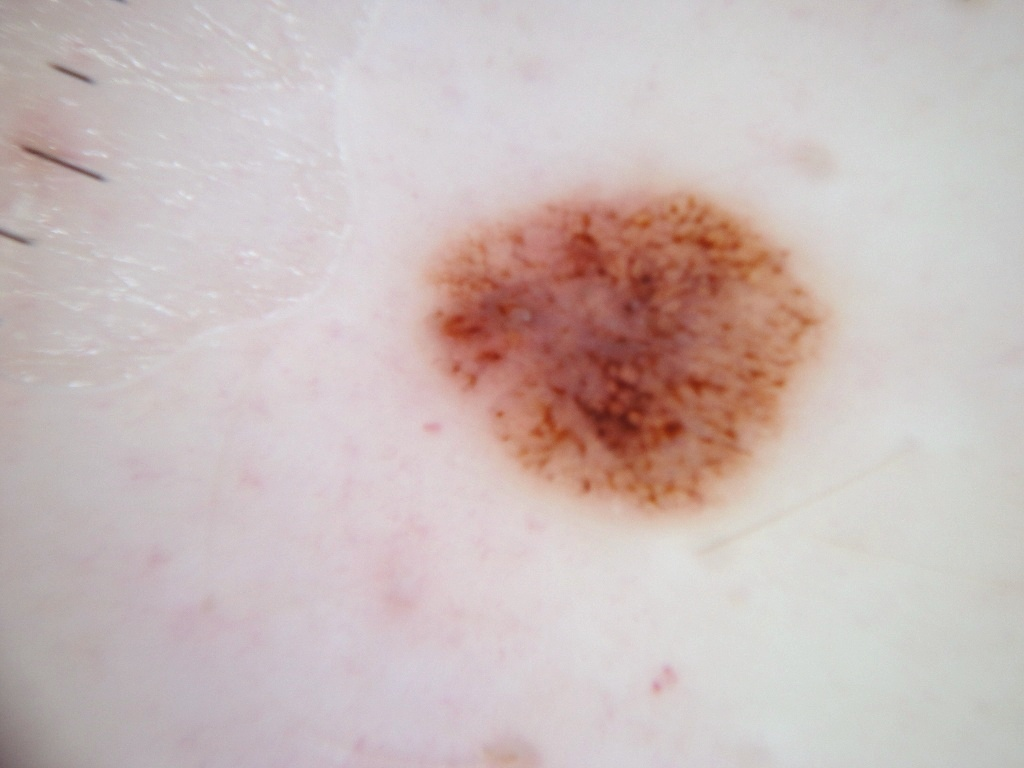
#> input picture Assignments/dataset/test/SL_001.jpg, 1024 x 768 px, given in place of SL_007.jpg, which was not available
$ jupyter execute --allow-errors 'Graph, Slic and Graphcut.ipynb'   (text cells are left out)
#> lines starting #> are read from the running program, lines starting #| are printed output that depends on the picture; after the words box and inside, x2 and y2 are one past the last pixel; in counts of white or black regions, pixels touching at a corner belong together; pictures that were not available may be replaced by others from this repository, and a replacement may not be noted
#> further down, image is the input picture: shape (768, 1024, 3); mean B, G, R 186.1, 187.9, 202.4
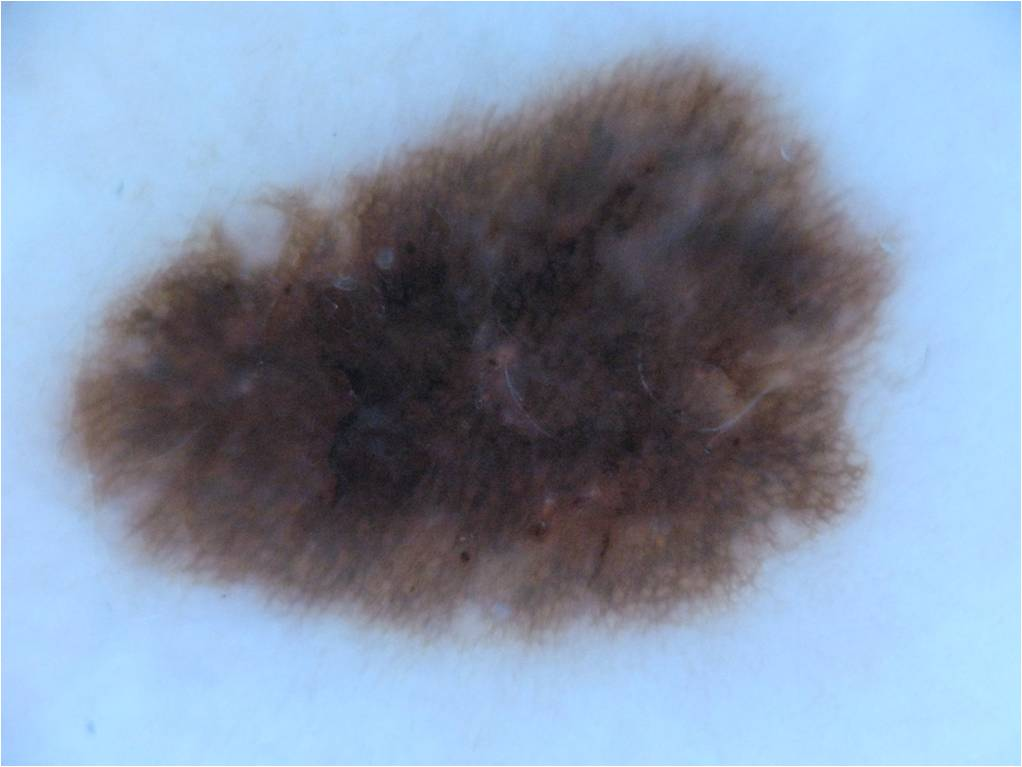
#> input picture Assignments/dataset/test/SL_002.jpg, 1022 x 767 px, given in place of SL_GT_007.png, which was not available
#> `gt_image= cv2.imread(gt,0)`:
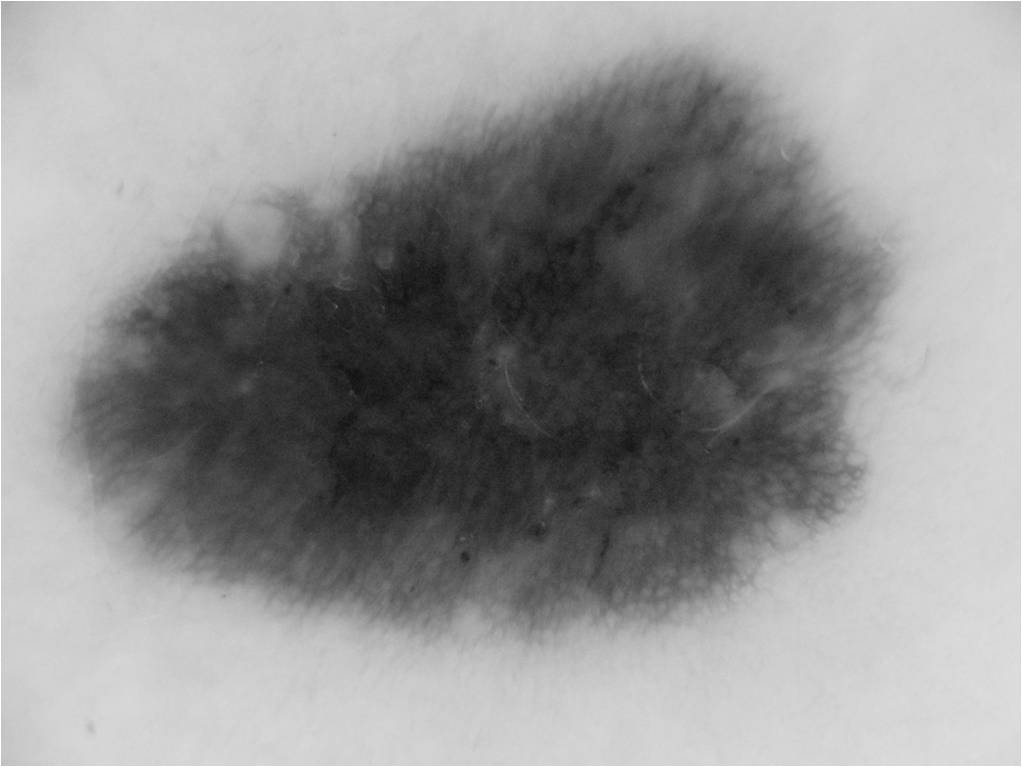
#> gt_image: shape (767, 1022); min 17, max 255, mean 146
[cell 1]
import cv2
import numpy as np
from matplotlib import pyplot as plt
from skimage.segmentation import felzenszwalb, slic, random_walker
from skimage.segmentation import mark_boundaries, find_boundaries, relabel_sequential
from skimage.color import label2rgb

[cell 2]
selected = ['007','010', '011','016', '023','029','035','038','042','048' ]
image_arr=[]
gt_arr=[]

#> (the rest of this cell did not finish here and is left out)

[cell 3]
def printImageArr(image_arr,x,y,size):
#> called with x = 16, y = 10, size = 10
    plt.figure(figsize=(x,y))

    for index,image in enumerate(image_arr):
        plt.subplot(1,size,index+1), plt.imshow(image_arr[index],cmap='gray')
        plt.xlabel(str(selected[index])), plt.xticks([]), plt.yticks([])
#> this loop made 2 passes
    plt.show()

[cell 4]
printImageArr(image_arr,16,10,10)
#> (the rest of this cell did not finish here and is left out)

#> the loop in printImageArr, `for index,image in enumerate(image_arr):` made 2 passes
#> image on pass 2: None

[cell 5]
kernelSize=(9,9)
blur_arr=list(map(lambda x:cv2.GaussianBlur(x, kernelSize,100),image_arr))
#> blur_arr = 2 items
printImageArr(image_arr,16,10,10)
printImageArr(blur_arr,16,10,10)
#> call 4 of printImageArr, with x = 16, y = 10, size = 10
#> the loop in printImageArr (call 4), `for index,image in enumerate(image_arr):` made 2 passes
#> in printImageArr (call 4), `plt.show()`:
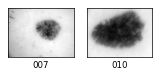
#> figure drawn by matplotlib, 2 panels

[cell 6]
fz_segments = list(map(lambda x: felzenszwalb(x, scale=70, sigma=0.5, min_size=150),blur_arr))
#> fz_segments = 2 items
#print(fz_segments)

[cell 7]
fz_boundaries=[]
for x in range (len(fz_segments)):
    fz_boundary = mark_boundaries(blur_arr[x], fz_segments[x])
    fz_boundaries.append(fz_boundary)
#> this loop made 2 passes
#> pass 2, `fz_boundary = mark_boundaries(blur_arr[x], fz_segments[x])`:
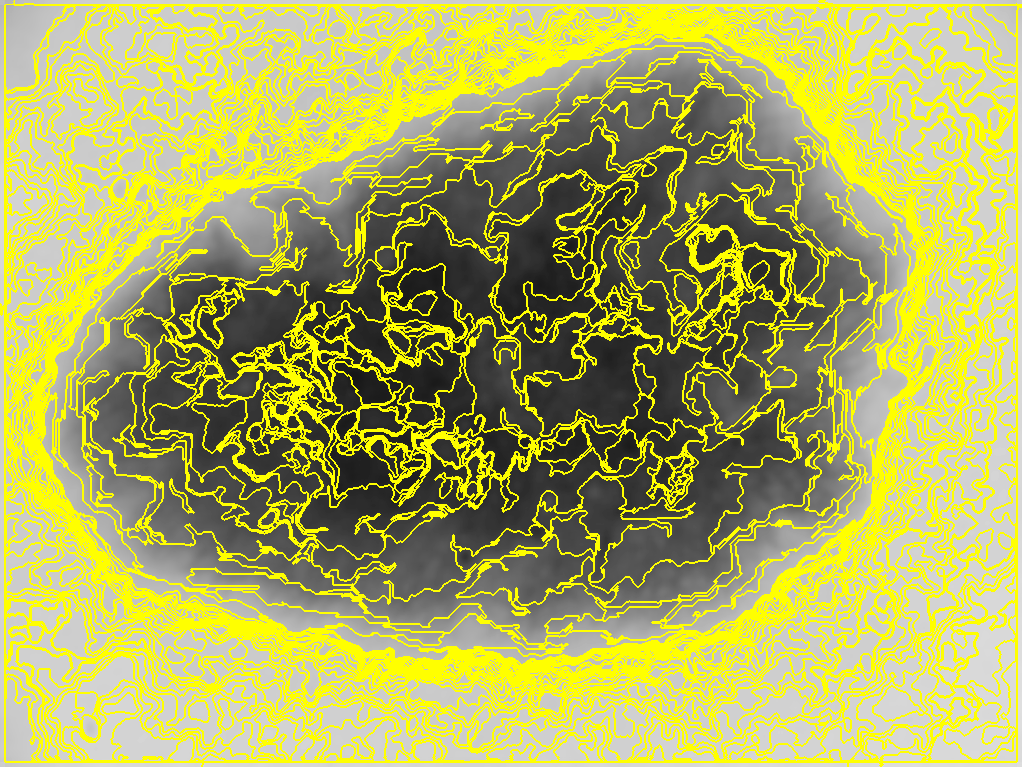
#> fz_boundary: shape (767, 1022, 3) float64; mean R, G, B 0.683, 0.683, 0.373
#> after the loop, fz_boundaries = 2 items

printImageArr(fz_boundaries,16,10,10)

[cell 8]
fz_results=[]
for x in range (len(fz_boundaries)):
    bgc= np.round(np.mean(blur_arr[x][fz_segments[x]==0],axis=0))
    fz_result = label2rgb(fz_segments[x],blur_arr[x],kind='avg',bg_label=0,bg_color=bgc)
    fz_result = cv2.threshold(fz_result,140,255,cv2.THRESH_BINARY)[1]
    fz_result = cv2.bitwise_not(fz_result)
    fz_results.append(fz_result)
#> this loop made 2 passes
#> bgc on passes 1 to 2: 164, 206
#> pass 1, `fz_result = cv2.threshold(fz_result,140,255,cv2.THRESH_BINARY)[1]`:
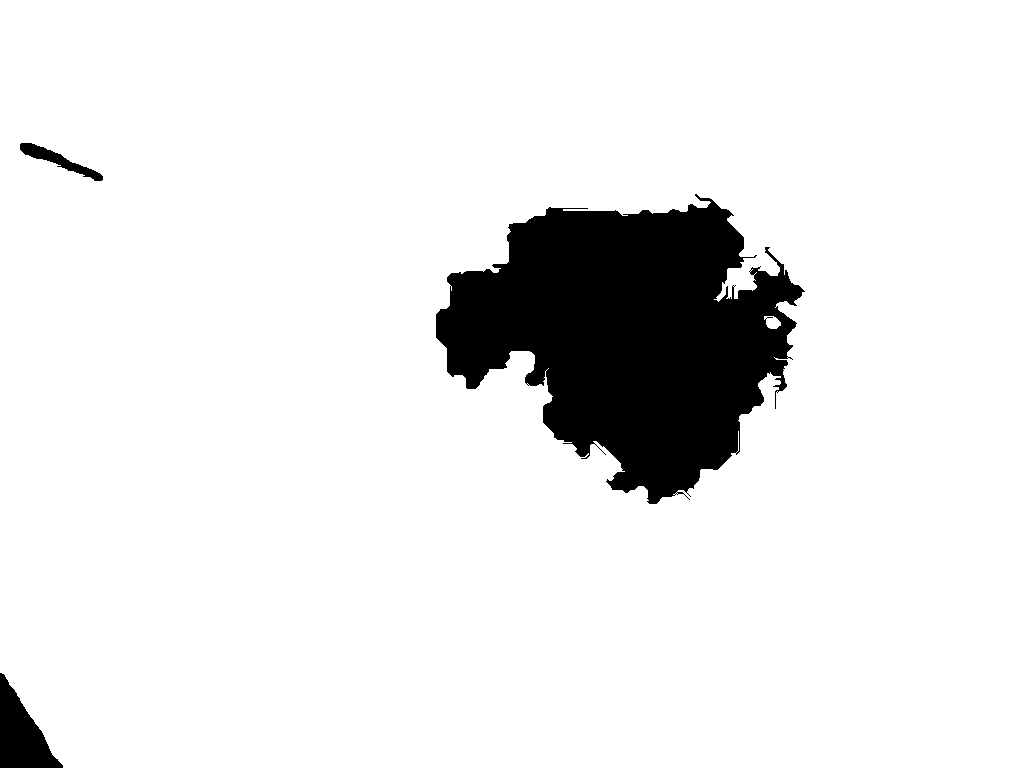
#> fz_result: shape (768, 1024, 3); 90.9% white; 3 black regions, box (x1, y1, x2, y2) and area: (436, 194, 805, 504) 67755, (0, 673, 63, 768) 3137, (20, 143, 103, 181) 861
#> after the loop, fz_results = 2 items

#> (the rest of this cell did not finish here and is left out)

[cell 9]
slic_segments = list(map(lambda x: slic(x,n_segments=128,sigma=5,channel_axis=None),blur_arr))
#> slic_segments = 2 items

[cell 10]
slic_boundaries=[]
for x in range (len(slic_segments)):
    slic_boundary = mark_boundaries(blur_arr[x], slic_segments[x])
    slic_boundaries.append(slic_boundary)
#> after the loop, slic_boundaries = 2 items

printImageArr(slic_boundaries,16,10,10)

[cell 11]
slic_results=[]
for x in range (len(slic_boundaries)):
    bgc= np.round(np.mean(blur_arr[x][slic_segments[x]==0],axis=0))
    slic_result = label2rgb(slic_segments[x],blur_arr[x],kind='avg',bg_label=0,bg_color=bgc)
    slic_result = cv2.threshold(slic_result,140,255,cv2.THRESH_BINARY)[1]
    slic_result = cv2.bitwise_not(slic_result)
    slic_results.append(slic_result)
#> this loop made 2 passes
#> after the loop, slic_results = 2 items

#> (the rest of this cell did not finish here and is left out)

[cell 12]
gc_image = blur_arr[1]
#> (the rest of this cell did not finish here and is left out)

[cell 13]
# Define boundary rectangle containing the foreground object
height, width = gc_image.shape
#> height = 767; width = 1022
left_margin_proportion = 0.2
right_margin_proportion = 0.2
up_margin_proportion = 0.1
down_margin_proportion = 0.1

boundary_rectangle = (
    int(width * left_margin_proportion),
    int(height * up_margin_proportion),
    int(width * (1 - right_margin_proportion)),
    int(height * (1 - down_margin_proportion)),
)
#> boundary_rectangle = (204, 76, 817, 690)

# Set the seed for reproducibility purposes
cv2.setRNGSeed(0)

#Remove alpha channel
gc_image=cv2.cvtColor(gc_image, cv2.COLOR_GRAY2BGR)
#> gc_image: shape (767, 1022, 3)

# Initialize GrabCut mask image, that will store the segmentation results
mask = np.zeros((height, width), np.uint8)

# Arrays used by the algorithm internally
background_model = np.zeros((1, 65), np.float64)
foreground_model = np.zeros((1, 65), np.float64)

number_of_iterations = 10

cv2.grabCut(
    img=gc_image,
    mask=mask,
    rect=boundary_rectangle,
    bgdModel=background_model,
    fgdModel=foreground_model,
    iterCount=number_of_iterations,
    mode=cv2.GC_INIT_WITH_RECT,
)

grabcut_mask = np.where((mask == cv2.GC_PR_BGD) | (mask == cv2.GC_BGD), 0, 1).astype(
    "uint8"
)

segmented_image = gc_image.copy() * grabcut_mask[:, :, np.newaxis]

[cell 14]
plt.imshow(segmented_image), plt.xticks([]), plt.yticks([])
plt.show()

[cell 15]
# Binarize input image
gray_image = cv2.cvtColor(gc_image, cv2.COLOR_BGR2GRAY)

_,binarized_image = cv2.threshold(gray_image, 128, 255, cv2.THRESH_OTSU)
#> binarized_image: shape (767, 1022); 60% white; 1 black region, box (x1, y1, x2, y2) and area: (75, 65, 880, 629) 313741
#binarized_image = cv2.adaptiveThreshold(gray_image,255,cv2.ADAPTIVE_THRESH_MEAN_C,cv2.THRESH_BINARY,11,2)

[cell 16]
plt.imshow(binarized_image,cmap='gray'), plt.xticks([]), plt.yticks([])
plt.show()

[cell 17]
# Initialize the mask with known information
mask = np.zeros((height, width), np.uint8)
mask[:] = cv2.GC_PR_BGD
mask[binarized_image == 0] = cv2.GC_FGD

[cell 18]
# Arrays used by the algorithm internally
background_model = np.zeros((1, 65), np.float64)
foreground_model = np.zeros((1, 65), np.float64)

cv2.grabCut(
    gc_image,
    mask,
    boundary_rectangle,
    background_model,
    foreground_model,
    number_of_iterations,
    cv2.GC_INIT_WITH_MASK,
)

[cell 19]
grabcut_mask = np.where((mask == cv2.GC_PR_BGD) | (mask == cv2.GC_BGD), 0, 1).astype(
    "uint8"
)
segmented_image = gc_image.copy() * grabcut_mask[:, :, np.newaxis]
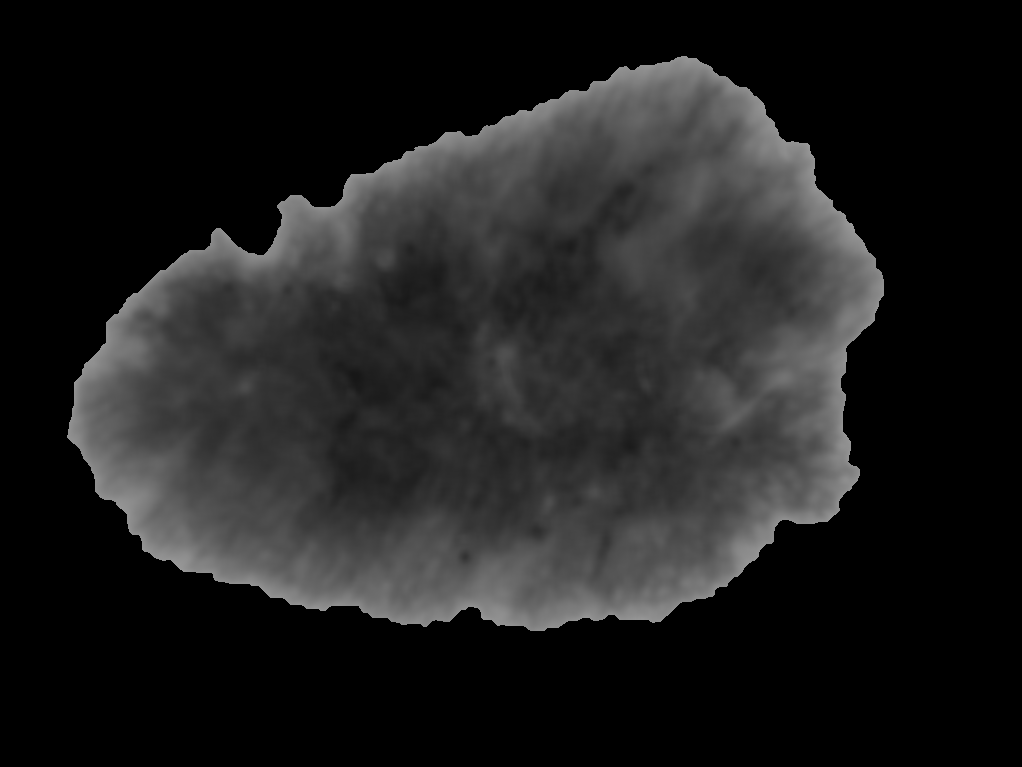
#> segmented_image: shape (767, 1022, 3); min 0, max 153, mean 30.4
